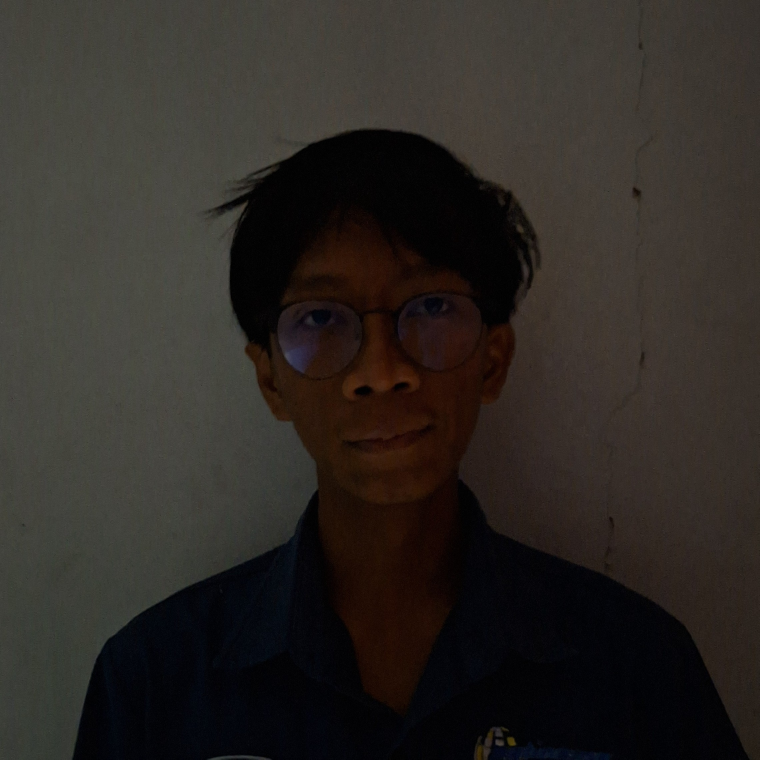
#> input picture CM1_PCVK/face1.jpg, 2278 x 2278 px, found by its file name (shown at 1/3 size)
$ jupyter execute PCVK_CM.ipynb
#> lines starting #> are read from the running program, lines starting #| are printed output that depends on the picture
### PCVK CM

## Bagian A

1. Tampilkan histogram tiap citra dan analisis distribusi intensitasnya.

2. Terapkan transformasi brightness dan contrast (linear/log brightness).
- Tentukan nilai b (brightness) dan a (contrast) yang sesuai agar wajah tampak
natural.

3. Lakukan histogram equalization untuk memperbaiki sebaran kontras.
- Bandingkan hasil visual dan histogram sebelum–sesudah.

4. Terapkan filter spasial:
- Low-pass filter untuk menghaluskan noise kulit wajah.
-  High-pass atau Laplacian filter untuk menajamkan tepi mata dan bibir.

## Bagian B

Jawablah dalam bentuk narasi atau tabel analisis singkat:
1. Bagaimana perubahan nilai brightness dan contrast memengaruhi hasil histogram wajah
gelap?
-
2. Apakah histogram equalization selalu memperbaiki detail wajah? Jelaskan alasannya dengan
contoh hasil Anda.
-
3. Bandingkan hasil low-pass dan high-pass filter pada area wajah — bagian mana yang paling
terpengaruh?
-
4. Mengapa proses dithering bisa mempertegas atau justru mengaburkan ekspresi wajah?
-
5. Berdasarkan hasil percobaan Anda, kombinasi teknik mana yang paling efektif untuk
meningkatkan readability fitur wajah sebelum tahap deteksi?
-

## Bagian C

Gunakan struktur kode seperti:

```
import cv2, numpy as np, matplotlib.pyplot as plt
img = cv2.imread('face1.jpg', cv2.IMREAD_COLOR)
gray = cv2.cvtColor(img, cv2.COLOR_BGR2GRAY)

# Brightness & Contrast
b, a = 30, 1.2
img_bc = cv2.convertScaleAbs(gray, alpha=a, beta=b)

# Histogram Equalization
img_he = cv2.equalizeHist(img_bc)
# Spatial Filtering (contoh High-pass)
kernel_hp = np.array([[-1, -1, -1], [-1, 8, -1], [-1, -1, -1]])
img_hp = cv2.filter2D(img_he, -1, kernel_hp)
```

Kemudian tampilkan hasil 4 tahap (asli → BC → HE → Filter → Dithered).

[cell 1]
from google.colab import drive
drive.mount('/content/drive')

[cell 2]
from google.colab.patches import cv2_imshow
from skimage import io
import cv2 as cv, numpy as np, matplotlib.pyplot as plt

base_path = '/content/drive/MyDrive/CM1_PCVK'

[cell 3]
# img_asli = cv.imread(f'{base_path}/face1.jpg', cv.IMREAD_COLOR)

# gray_asli = cv.cvtColor(img_asli, cv.COLOR_BGR2GRAY)
# plt.imshow(gray_asli, cmap='gray')

[cell 4]
def show_images(titles, images, cmap='gray'):
    plt.figure(figsize=(15, 5))
    for i in range(len(images)):
        plt.subplot(1, len(images), i + 1)
        plt.imshow(images[i], cmap=cmap)
        plt.title(titles[i])
        plt.axis('off')
    plt.show()

Brightness & Contrast

[cell 5]
def adjust_brightness_contrast(img, brightness=30, contrast=1.2):
    """Tingkatkan kontras dan kecerahan."""
    adjusted = np.clip(img * contrast + brightness, 0, 255).astype(np.uint8)
    return adjusted

 Histogram Equalizationd

[cell 6]
def equalize_hist(img):
    return cv.equalizeHist(img)


# he_img = cv.equalizeHist(bc_img)

[cell 7]
def equalize_hist_color(img_rgb):
    r, g, b = cv.split(img_rgb)
    r_eq = cv.equalizeHist(r)
    g_eq = cv.equalizeHist(g)
    b_eq = cv.equalizeHist(b)
    return cv.merge((r_eq, g_eq, b_eq))

Filtering (High-Pass)

[cell 8]
def filter_img(img):
    kernel = np.array([
        [-1, -1, -1],
        [-1,  8, -1],
        [-1, -1, -1]
    ])
    filter_img = cv.filter2D(img, -1, kernel)
    filter_img = cv.normalize(filter_img, None, 0, 255, cv.NORM_MINMAX)
    return filter_img

Dithering (Floyd–Steinberg)

[cell 9]
def floyd_steinberg_dither(img):
    """Dithering Floyd–Steinberg untuk grayscale 8-bit."""
    dithered = img.astype(np.float32)
    h, w = dithered.shape
    for y in range(h - 1):
        for x in range(1, w - 1):
            old_pixel = dithered[y, x]
            new_pixel = 0 if old_pixel < 128 else 255
            dithered[y, x] = new_pixel
            error = old_pixel - new_pixel
            # Sebarkan error ke piksel sekitar
            dithered[y, x + 1] += error * 7 / 16
            dithered[y + 1, x - 1] += error * 3 / 16
            dithered[y + 1, x] += error * 5 / 16
            dithered[y + 1, x + 1] += error * 1 / 16
    return np.clip(dithered, 0, 255).astype(np.uint8)

[cell 10]
import numpy as np
import cv2

def floyd_steinberg_dither_rgb(img):
    """Dithering Floyd–Steinberg untuk gambar RGB 24-bit."""
    dithered = img.copy().astype(np.float32)

    h, w, c = dithered.shape

    for y in range(h - 1):
        for x in range(1, w - 1):
            old_pixel = dithered[y, x].copy()

            new_pixel = np.round(old_pixel / 255) * 255
            dithered[y, x] = new_pixel

            error = old_pixel - new_pixel

            dithered[y, x + 1]     += error * 7 / 16
            dithered[y + 1, x - 1] += error * 3 / 16
            dithered[y + 1, x]     += error * 5 / 16
            dithered[y + 1, x + 1] += error * 1 / 16

    return np.clip(dithered, 0, 255).astype(np.uint8)

Hasil

[cell 11]
import itertools
import cv2 as cv

face1_asli = cv.imread(f'{base_path}/face1.jpg', cv.IMREAD_COLOR)
#> face1_asli is the input picture: shape (2278, 2278, 3); mean B, G, R 36.7, 40.9, 45.4
face1_resized = cv.resize(face1_asli, (500, 500), interpolation=cv.INTER_AREA)
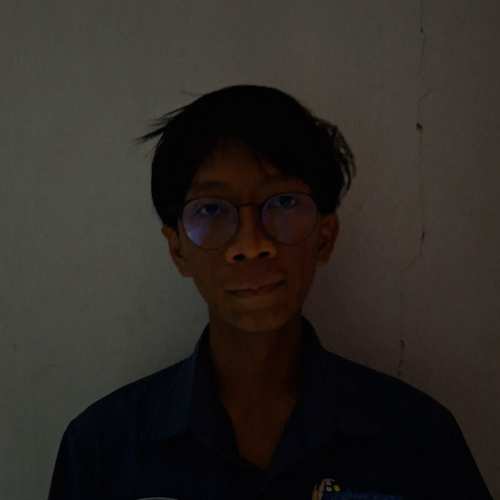
#> face1_resized: shape (500, 500, 3); mean B, G, R 36.7, 40.9, 45.4
face1_gray = cv.cvtColor(face1_resized, cv.COLOR_BGR2GRAY)

# --- Daftar operasi ---
operations = [
    ("Brightness/Contrast", lambda img: adjust_brightness_contrast(img, brightness=30, contrast=1.2)),
    ("Histogram Equalization", equalize_hist),
    ("High-Pass Filter", filter_img),
    ("Dithering", floyd_steinberg_dither)
]

# --- Semua urutan (4! = 24 kombinasi) ---
all_orders = list(itertools.permutations(operations))

# --- Jalankan setiap urutan ---
for idx, ops in enumerate(all_orders, start=1):
    img = face1_gray.copy()
    titles = ["Asli (Gray)"]
    imgs = [img]
    seq_names = []

    # Terapkan tiap operasi sesuai urutan
    for name, func in ops:
        img = func(img)
        imgs.append(img)
        seq_names.append(name)

    titles += seq_names

    print(f"\n=== Kombinasi {idx:02d}: {' -> '.join(seq_names)} ===")
    show_images(titles, imgs)
